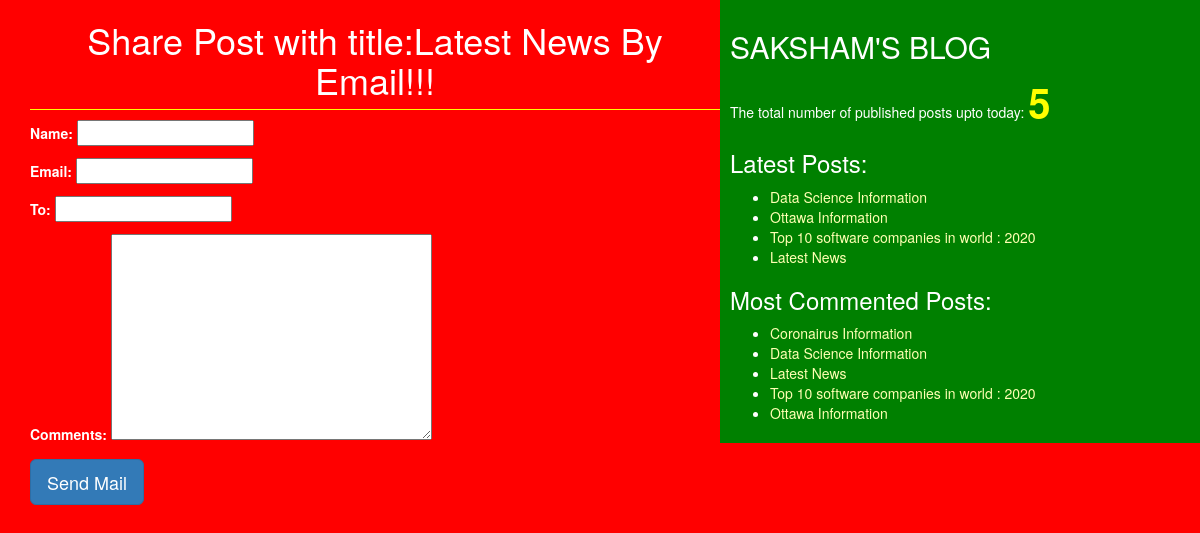
Screenshot of /4/share/ with the database file from the repository.
### blog/models.py (models this page shows, shortened)
class Post(models.Model):
    STATUS_CHOICES=(('draft','Draft'),('published','Published'))
    title=models.CharField(max_length=256)
    slug=models.SlugField(max_length=264,unique_for_date='publish')
    author=models.ForeignKey(User,related_name='blog_posts',on_delete=models.DO_NOTHING)
    body=models.TextField()
    publish=models.DateTimeField(default=timezone.now)
    created=models.DateTimeField(auto_now_add=True)
    updated=models.DateTimeField(auto_now=True)
    status=models.CharField(max_length=10,choices=STATUS_CHOICES,default='draft')
    objects=CustomManager()
    tags=TaggableManager()
    class Meta:
        ordering=('-publish',)
    def get_absolute_url(self):
        return reverse('post_detail',args=[self.publish.year,self.publish.strftime('%m'),self.publish.strftime('%d'),self.slug])

### blog/views.py (the view)
# urls.py: url(r'^(?P<id>\d+)/share/$',views.mail_send_view),
def mail_send_view(request,id):
    post=get_object_or_404(Post,id=id,status='published')
    sent=False
    if request.method=='POST':
        form=EmailSendForm(request.POST)
        if form.is_valid():
            cd=form.cleaned_data
            subject='{}({}) recommends you to read"{}"'.format(cd['name'],cd['email'],post.title)
            post_url=request.build_absolute_uri(post.get_absolute_url())
            message='Read Post At:\n {}\n\n{}\'s Comments:\n{}'.format(post_url,cd['name'],cd['comments'])
            send_mail(subject,message,'saksham@blog.com',[cd['to']])
            sent=True
    else:
        form=EmailSendForm()
    return render(request,'blog/sharebymail.html',{'form':form,'post':post,'sent':sent})

### blog/forms.py
class EmailSendForm(forms.Form):
    name=forms.CharField()
    email=forms.EmailField()
    to=forms.EmailField()
    comments=forms.CharField(required=False,widget=forms.Textarea)

### blog/models.py (called while the page is built)
    def get_queryset(self):
        return super().get_queryset().filter(status='published')

### blog/templatetags/blog_tags.py (called while the page is built)
@register.simple_tag(name='my_tag')
def total_posts():
    return Post.objects.count()

@register.inclusion_tag('blog/latest_posts123.html')
def show_latest_posts(count=3):
    latest_posts=Post.objects.order_by('-publish')[:count]
    return {'latest_posts':latest_posts}

@register.simple_tag
def get_most_commented_posts(count=5):
    return Post.objects.annotate(total_comments=Count('comments')).order_by('-total_comments')[:count]

### templates/blog/sharebymail.html (shortened to what this page needs)
{%extends 'blog/base.html' %}
    {%block content%}
    {%if sent%}
      <h1>Email Successfully sent!!!</h1>
      <h2>Post with the title: {{post.title}} information shared by email</h2>
      {%else%}
        <h1>Share Post with title:{{post.title}} By Email!!!</h1>
            <form method='POST'>
            {{form.as_p}}
            <input type="submit" class='btn btn-primary btn-lg' value="Send Mail">
          </form>
    {%endif%}
    {%endblock%}

### templates/blog/base.html (shortened to what this page needs)
<!DOCTYPE html>
{%load blog_tags%}
{%load staticfiles%}
<html lang="en" dir="ltr">
  <head>
    <link rel="stylesheet" href="https://maxcdn.bootstrapcdn.com/bootstrap/3.3.7/css/bootstrap.min.css">
    <link rel="stylesheet" href="{%static "css/blog.css" %}">
  </head>
  <body>
    <div class="content">
      {%block content%}{%endblock%}
    </div>
    <div class='sidebar'>
      <h2>SAKSHAM'S BLOG</h2>
      <p>The total number of published posts upto today: <span id='pcount'>{% my_tag%}</span> </p>
      <h3>Latest Posts:</h3>{%show_latest_posts 4%}
      <h3>Most Commented Posts:</h3>
      {%get_most_commented_posts as most_commented_posts%}
      <ul>
         {%for post in most_commented_posts %}
        <li><a href="{{post.get_absolute_url}}">{{post.title}}</a></li>
        {%endfor%}
      </ul>
    </div>
  </body>
</html>

### templates/blog/latest_posts123.html
<ul>
  {%for post in latest_posts %}
  <li><a href="{{post.get_absolute_url}}">{{post.title}}</a></li>
  {%endfor%}
</ul>

### static/css/blog.css (style rules this page uses)
.content { width:60%; float:left; padding:0 0 0 30px; background: red; height:100%; }
.sidebar { width:40%; float:right; padding: 10px; background:green; height:100%; }
h1 { text-align: center; border-bottom: 1px solid yellow ; padding-bottom: 10px; }
body { color:white; background: red; }
a { color:#ffffb3; }
#pcount { font-size: 40px; color: yellow; font-weight: bold; }

### rows the page displays
Post: title "Latest News"
Post: title "Data Science Information"
Post: title "Ottawa Information"
Post: title "Top 10 software companies in world : 2020"
Post: title "Coronairus Information"
